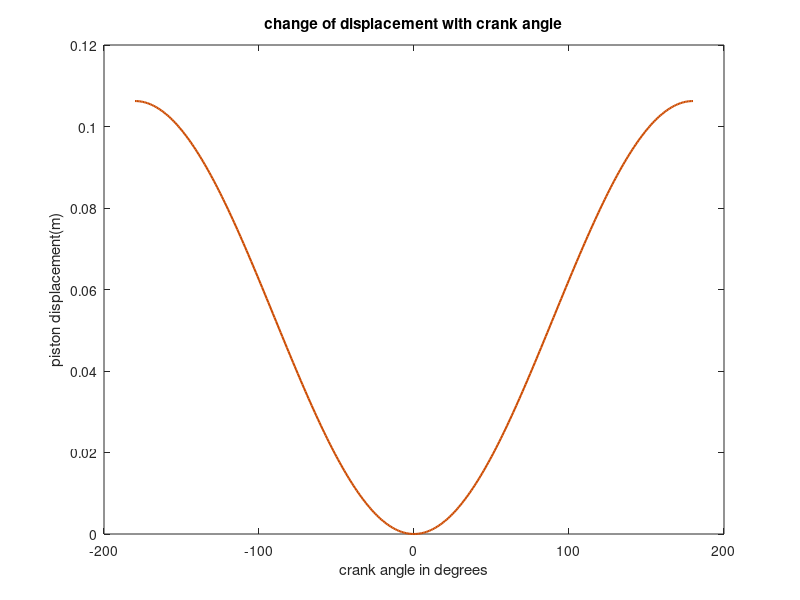

Source code (MATLAB): (Note: this script raises an error after producing the figure.)
s=0.1; %stroke in meters
r=s/2; % radius in meters
l=4*s; % connecting rod length in metrs
tmax=3000; %peak temperature in K
rc=9; %compression ratio
d=s; %diameter in meter
cv=0.71; %the molar specific heat at constant volume
gamma=1.4; %the heat capacity ratio
n=1000; %r.p.m
theta_deg=-180:1:180; %cranck angle
theta=pi/180*theta_deg; %cranck angle in radians
p=101325; %inlet pressure
t=25; %inlet temperature in degC
t=t+273; %converting degC to K
R=0.287; %air gas constant
%% space conservation for constant gamma
y=zeros(1,361); %pre allocating array for position
ys=zeros(1,361); %pre allocating array for velocity
ya=zeros(1,361); %pre allocating array for acceleration
vs=zeros(1,362); %pre allocating array for swept volume
ts=zeros(1,362); %pre allocating array for instant temperature
ps=zeros(1,362); %pre allocating array for instant pressure
wcom=zeros(1,361); %pre allocating array for compression work
wexp=zeros(1,361); %pre allocating array for expansion work
%% space conservation for variable gamma
gammac=zeros(1,362); %pre allocating array for gamma as a function in temperature
cvc=zeros(1,362); %pre allocating array for cv as a function in temperature
tsc=zeros(1,362); %pre allocating array for instant temperature due to change of gamma
psc=zeros(1,362); %pre allocating array for instant pressure due to change of gamma
g=zeros(1,20); %pre allocating array for variable gamma
error=zeros(1,361); %pre allocating array for error in gamma
%% Calculated constants
w=2*pi*n/60;
y(1)=l*((r/l)^2*sin(theta(1)/2)^2)+r*(1-cos(theta(1)));
ys(1)=r*w*(sin(theta(1))+r/l*sin(2*theta(1))/2);
ya(1)=r*w^2*(cos(theta(1))+r/l*cos(2*theta(1)));
vmax=pi/4*d^2*y(1);% max swept volume
vc=vmax/(rc-1); %clearance volume
vs(1)=vmax+vc;
ts(1)=t;
ps(1)=p;
tsc(1)=t;
psc(1)=p;
gammac(1)=1.4;
cvc(1)=0.71;
vs(362)=vmax+vc;
ts(362)=t;
ps(362)=p;
tsc(362)=t;
psc(362)=p;
%% Equations and loops
for i=2:361
    if i<181
        
        y(i)=l*((r/l)^2*sin(theta(i)/2)^2)+r*(1-cos(theta(i)));
        ys(i)=r*w*(sin(theta(i))+r/l*sin(2*theta(i))/2);
        ya(i)=r*w^2*(cos(theta(i))+r/l*cos(2*theta(i)));
        vs(i)=vc+pi/4*d^2*y(i);
        
        %% for contant gamma
        ps(i)=(vs(i-1)/vs(i))^gamma*ps(i-1);
        ts(i)=(vs(i-1)/vs(i))^(gamma-1)*ts(i-1);
        
        
        %% for variable gamma
        g(1)=gammac(i-1);
        
        for j=2:20
            t2=(vs(i-1)/vs(i))^(g(j-1)-1)*tsc(i-1);
            cv2=(0.71*(t2-tsc(i-1))+19*10^(-5)/2*((t2)^2-(tsc(i-1))^2))/(t2-tsc(i-1));
            g(j)=(cv2+R)/cv2;
            error(i)=(abs((g(j-1)-g(j))))/g(j);
        end
        
        gammac(i)=g(20);
        cvc(i)=cv2;
        tsc(i)=t2;
        psc(i)=(vs(i-1)/vs(i))^gammac(i)*psc(i-1);
        
    elseif i==181
        
        y(i)=l*((r/l)^2*sin(theta(i)/2)^2)+r*(1-cos(theta(i)));
        ys(i)=r*w*(sin(theta(i))+r/l*sin(2*theta(i))/2);
        ya(i)=r*w^2*(cos(theta(i))+r/l*cos(2*theta(i)));
        vs(i)=vc;
        %% for constant gamma
        ts(i)=tmax;
        ps(i)=(ts(i)/ts(i-1))*ps(i-1);
        
        %% for variable gamma
        tsc(i)=tmax;
        psc(i)=(tsc(i)/tsc(i-1))*psc(i-1);
        cvc(i)=0.71+19*10^(-5)/2*(tsc(i)-tsc(i-1));
        gammac(i)=(cvc(i)+R)/cvc(i);
        
        
    else
        y(i)=l*((r/l)^2*sin(theta(i)/2)^2)+r*(1-cos(theta(i)));
        ys(i)=r*w*(sin(theta(i))+r/l*sin(2*theta(i))/2);
        ya(i)=r*w^2*(cos(theta(i))+r/l*cos(2*theta(i)));
        vs(i)=vc+pi/4*d^2*y(i);
        
        %% for constant gamma
        ps(i)=(vs(i-1)/vs(i))^gamma*ps(i-1);
        ts(i)=(vs(i-1)/vs(i))^(gamma-1)*ts(i-1);
        
        
        %% for variable gamma
        g(1)=gammac(i-1);
        
        for j=2:20
            t2=(vs(i-1)/vs(i))^(g(j-1)-1)*tsc(i-1);
            cv2=(0.71*(t2-tsc(i-1))+19*10^(-5)/2*((t2)^2-(tsc(i-1))^2))/(t2-tsc(i-1));
            g(j)=(cv2+R)/cv2;
            error(i)=(abs((g(j-1)-g(j))))/g(j);
        end
        
        gammac(i)=g(20);
        cvc(i)=cv2;
        tsc(i)=t2;
        psc(i)=(vs(i-1)/vs(i))^gammac(i)*psc(i-1);
        
    end
    
end
%% from data calculated above for constant gamma
qrej=cv*(ts(361)-ts(362));% q rejected
qadded=cv*(ts(181)-ts(180));% q added
wcomt=cv*(ts(180)-ts(1));%total compression work
wexpt=cv*(ts(181)-ts(361));%total expansion work
wt=wexpt-wcomt;%total cycle work
eta=wt/qadded; %efficiency
%% from data calculated above for variable gamma
gammac(362)=1.4;
cvc(362)=0.71+19*10^(-5)/2*(tsc(361)+tsc(362));
qaddedc=(0.71+19*10^(-5)/2*(tsc(180)+tsc(181)))*(tsc(181)-tsc(180));
qrejc=cvc(362)*(tsc(361)-tsc(362));
wcomtc=(0.71+19*10^(-5)/2*(tsc(1)+tsc(180)))*(tsc(180)-tsc(1));
wexptc=(0.71+19*10^(-5)/2*(tsc(180)+tsc(361)))*(tsc(181)-tsc(361));
wtc=wexptc-wcomtc;
etac=wtc/qaddedc;
%% figures
figure;
plot(theta_deg,y,'Color',[0.8 0.3 0.01],'LineWidth',1.5,'LineStyle','-','Marker','none','MarkerSize',15)
title('change of displacement with crank angle')
xlabel('crank angle in degrees')
ylabel('piston displacement(m)')
ax = gca; ax.FontName = 'Century Gothic'; ax.FontSize=16; ax.FontWeight='bold'; ax.GridAlpha=0.07; ax.GridLineStyle='--'; ax.LineWidth=1.5; ax.XColor=[0 0 0]; ax.XMinorTick='on'; ax.YColor=[0 0 0]; ax.YMinorTick='on';
figure;
plot(theta_deg,ys,'Color',[0.8 0.3 0.01],'LineWidth',1.5,'LineStyle','-','Marker','none','MarkerSize',15)
xlabel('crank angle in degrees')
ylabel('piston velocity(m/sec)')
title('change of piston velocity with crank angle')
ax = gca; ax.FontName = 'Century Gothic'; ax.FontSize=16; ax.FontWeight='bold'; ax.GridAlpha=0.07; ax.GridLineStyle='--'; ax.LineWidth=1.5; ax.XColor=[0 0 0]; ax.XMinorTick='on'; ax.YColor=[0 0 0]; ax.YMinorTick='on';
figure;
plot(theta_deg,ya,'Color',[0.8 0.3 0.01],'LineWidth',1.5,'LineStyle','-','Marker','none','MarkerSize',15)
xlabel('crank angle in degrees')
ylabel('piston accceleration(m/sec^2)')
title('change of piston displacement with crank angle')
ax = gca; ax.FontName = 'Century Gothic'; ax.FontSize=16; ax.FontWeight='bold'; ax.GridAlpha=0.07; ax.GridLineStyle='--'; ax.LineWidth=1.5; ax.XColor=[0 0 0]; ax.XMinorTick='on'; ax.YColor=[0 0 0]; ax.YMinorTick='on';
figure;
plot(vs,ps,'b',vs,psc,'r','LineWidth',1.5,'LineStyle','-','Marker','none','MarkerSize',15)
legend('temp independent properties ','temp dependent properties')
xlabel('volume (m^3/sec)')
ylabel('pressure(Pa)')
title('cycle PV diagram')
ax = gca; ax.FontName = 'Century Gothic'; ax.FontSize=16; ax.FontWeight='bold'; ax.GridAlpha=0.07; ax.GridLineStyle='--'; ax.LineWidth=1.5; ax.XColor=[0 0 0]; ax.XMinorTick='on'; ax.YColor=[0 0 0]; ax.YMinorTick='on';
figure;
plot(theta_deg,ps(1:361),'b',theta_deg,psc(1:361),'r','LineWidth',1.5,'LineStyle','-','Marker','none','MarkerSize',15)
legend('temp independent properties ','temp dependent properties')
xlabel('crank angle in degrees')
ylabel('pressure(Pa)')
title('change of pressure with crank angle')
ax = gca; ax.FontName = 'Century Gothic'; ax.FontSize=16; ax.FontWeight='bold'; ax.GridAlpha=0.07; ax.GridLineStyle='--'; ax.LineWidth=1.5; ax.XColor=[0 0 0]; ax.XMinorTick='on'; ax.YColor=[0 0 0]; ax.YMinorTick='on';
figure;
plot(gammac(1:180),tsc(1:180),'c',gammac(180:181),tsc(180:181),'r',gammac(181:361),tsc(181:361),'b','LineWidth',1.5,'LineStyle','-','Marker','none','MarkerSize',15)
legend('compression','combustion','expansion')
xlabel('gamma')
ylabel('temperature(k)')
title('change of gamma with temperature')
ax = gca; ax.FontName = 'Century Gothic'; ax.FontSize=16; ax.FontWeight='bold'; ax.GridAlpha=0.07; ax.GridLineStyle='--'; ax.LineWidth=1.5; ax.XColor=[0 0 0]; ax.XMinorTick='on'; ax.YColor=[0 0 0]; ax.YMinorTick='on';